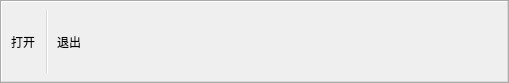
<?xml version="1.0" encoding="UTF-8"?>
<ui version="4.0">
 <class>DefaultToolBar</class>
 <widget class="QToolBar" name="DefaultToolBar">
  <property name="geometry">
   <rect>
    <x>0</x>
    <y>0</y>
    <width>509</width>
    <height>83</height>
   </rect>
  </property>
  <property name="windowTitle">
   <string>DefaultToolBar</string>
  </property>
  <property name="iconSize">
   <size>
    <width>20</width>
    <height>20</height>
   </size>
  </property>
  <property name="toolButtonStyle">
   <enum>Qt::ToolButtonTextUnderIcon</enum>
  </property>
  <action name="actionOpen">
   <property name="icon">
    <iconset resource="mainwindow.qrc">
     <normaloff>:/images/defaultToolBar/open.png</normaloff>:/images/defaultToolBar/open.png</iconset>
   </property>
   <property name="text">
    <string>打开</string>
   </property>
   <property name="toolTip">
    <string>打开</string>
   </property>
  </action>
  <action name="actionNew">
   <property name="icon">
    <iconset resource="mainwindow.qrc">
     <normaloff>:/images/defaultToolBar/newproject.png</normaloff>:/images/defaultToolBar/newproject.png</iconset>
   </property>
   <property name="text">
    <string>新建工程</string>
   </property>
   <property name="toolTip">
    <string>新建工程</string>
   </property>
  </action>
  <action name="actionConfig">
   <property name="icon">
    <iconset resource="mainwindow.qrc">
     <normaloff>:/images/defaultToolBar/config.png</normaloff>:/images/defaultToolBar/config.png</iconset>
   </property>
   <property name="text">
    <string>配置</string>
   </property>
   <property name="toolTip">
    <string>系统配置</string>
   </property>
  </action>
  <action name="actionHelp">
   <property name="icon">
    <iconset resource="mainwindow.qrc">
     <normaloff>:/images/defaultToolBar/help.png</normaloff>:/images/defaultToolBar/help.png</iconset>
   </property>
   <property name="text">
    <string>系统帮助</string>
   </property>
   <property name="toolTip">
    <string>系统帮助</string>
   </property>
  </action>
  <action name="actionExit">
   <property name="icon">
    <iconset resource="mainwindow.qrc">
     <normaloff>:/images/defaultToolBar/exit.png</normaloff>:/images/defaultToolBar/exit.png</iconset>
   </property>
   <property name="text">
    <string>退出</string>
   </property>
   <property name="toolTip">
    <string>退出系统</string>
   </property>
  </action>
  <addaction name="actionOpen"/>
  <addaction name="separator"/>
  <addaction name="actionExit"/>
 </widget>
 <layoutdefault spacing="6" margin="11"/>
 <resources>
  <include location="mainwindow.qrc"/>
 </resources>
 <connections/>
</ui>
